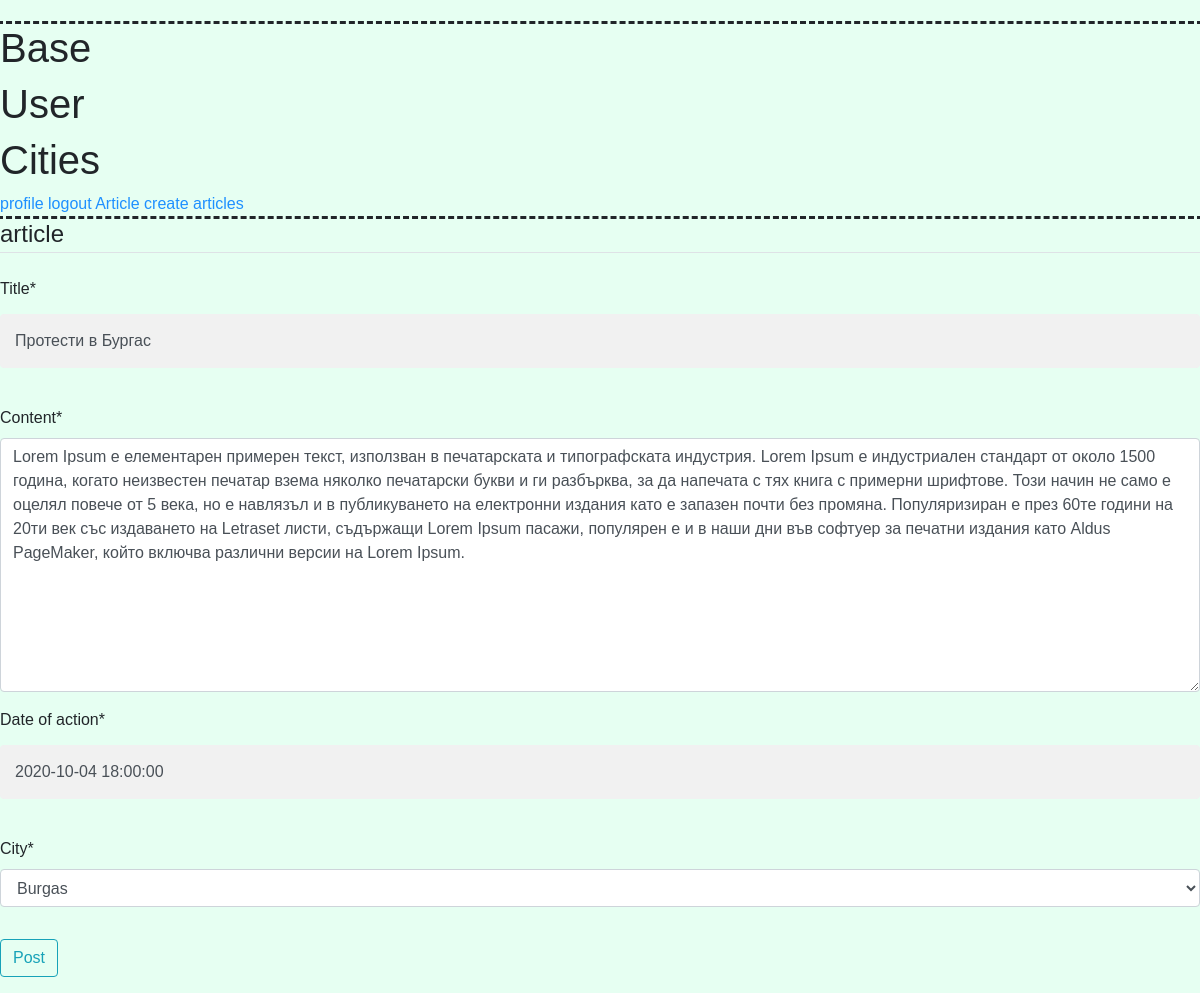
Page /articles/2/update/ (signed in) on the committed database.
### articles/models.py (models this page shows, shortened)
class Article(models.Model):
    title = models.CharField(max_length=100)
    content = models.TextField()
    date_posted = models.DateTimeField(default=timezone.now)
    date_of_action = models.DateTimeField(default=timezone.now)
    cities = [
    ('SOFIA', 'Sofia'),
    ('BURGAS', 'Burgas'),
    ('PLOVDIV', 'Plovdiv'),
    ('VARNA', 'Varna'),
    ('RUSE', 'Ruse'),
    ]
    city = models.CharField(
        max_length=10,
        choices=cities,
        default='SOFIA',
    )
    author = models.ForeignKey(User, on_delete=models.CASCADE)

### articles/views.py (the view, shortened to what this page needs)
# urls.py: path('<int:pk>/update/', views.ArticleUpdateView.as_view(), name='article-update'),
class ArticleUpdateView(LoginRequiredMixin, UserPassesTestMixin, UpdateView ):
    model=Article
    template_name="articles/article_form.html"
    fields = ['title','content','date_of_action','city']
    def test_func(self):
        article = self.get_object()
        if self.request.user == article.author:
            return True
        return False

### articles/templates/articles/article_form.html (shortened to what this page needs)
{% extends "pages/base.html" %}
{% load crispy_forms_tags %}
{% block content %}
    <div class="content-section">
        <form method="POST">
            <fieldset class="form-group">
                <legend class="border-bottom mb-4">article</legend>
                {{ form|crispy }}
            </fieldset>
            <div class="form-group">
                <button class="btn btn-outline-info" type="submit">Post</button>
            </div>
        </form>
    </div>
{% endblock content %}

### pages/static/pages/main.css (style rules this page uses)
body { font-family: Arial, Helvetica, sans-serif; background-color: #e6fff2; }
* { box-sizing: border-box; }
input[type=text], input[type=password] { width: 100%; padding: 15px; margin: 5px 0 22px 0; display: inline-block; border: none; background: #f1f1f1; }

### rows in the picture
Article: title "Протести в Бургас", content "Lorem Ipsum е елементарен примерен текст, използван в печатарската и типографската индустрия. Lorem Ipsum е индустриален стандарт от около 1500 година, когато неизвестен печатар взема няколко печатарски букви и ги разбърква, за да напечата с тях книга с примерни шрифтове. Този начин не само е оцелял повече от 5 века, но е навлязъл и в публикуването на електронни издания като е запазен почти без промяна. Популяризиран е през 60те години на 20ти век със издаването на Letraset листи, съдържащи Lorem Ipsum пасажи, популярен е и в наши дни във софтуер за печатни издания като Aldus PageMaker, който включва различни версии на Lorem Ipsum.", date_of_action "2020-10-04 18:00:00", city "Burgas"
